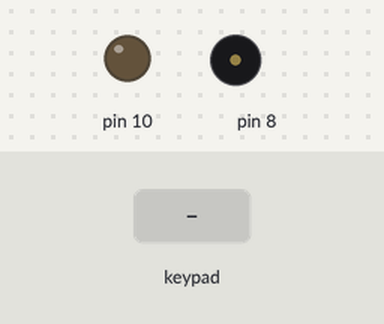
The sketch below on a simulated Arduino Leonardo, built with avr-gcc and run on an emulated ATmega32U4. Parts: output pins drawn as LEDs (lit = HIGH), buzzer (waves = sounding). The inputs (shaded band) are chosen by the test bench. What the sketch prints to the serial monitor is not drawn.

Above: at 1.2 s.
1.3 s: keypad keys 1 2 3 4 A B C D pressed 0.4 s apart
At 1.38 s:
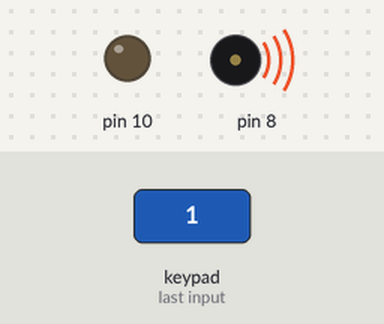
6.0 s: key '*' pressed
At 7.1 s:
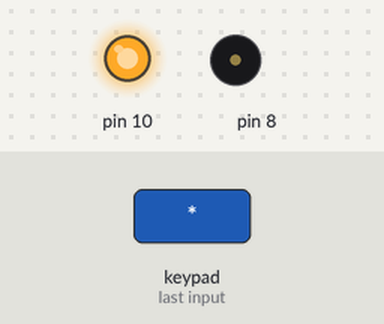
9.0 s: key '#' pressed
12.0 s: keypad keys 1 3 9 7 2 2 2 2 * pressed 0.4 s apart
At 16.9 s:
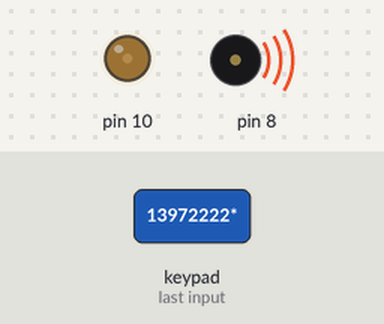
Timing chart, 0 to 18.1 s (numbered marks = the images above; inputs shaded):
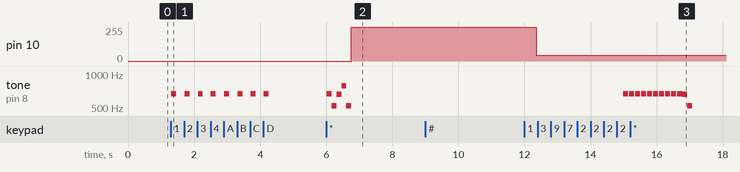

Measured:
- after the input at 1.3 s, tone on pin 8: alternates 670 Hz for 0.15 s and silent for 0.25 s, 16 changes in all, then stays silent, starting at once
- after the input at 6.0 s, pin 10: 0/255 → 254/255 after 0.76 s; tone on pin 8: plays 670 Hz for 0.15 s, 524 Hz for 0.15 s, 660 Hz for 0.15 s, 784 Hz for 0.15 s, 524 Hz for 0.15 s, starting at once
- after the input at 9.0 s, every drawn part: stays the same

The sketch:

DigitalDoorLOCK.ino
```cpp
#include <Keypad.h>
//패스워드 설정
const String RIGHT_PASSWORD {String("1234ABCD")};
String password {String("")}; //버튼을 눌렀을 때 저장하기 위한 임시 String
//KEYPAD 조합
const char KEYS[][4] = { //4X4 배열 --> 2차원 배열 사용
  {'1', '2', '3', 'A'},
  {'4', '5', '6', 'B'},
  {'7', '8', '9', 'C'},
  {'*', '0', '#', 'D'}
};

uint8_t rowPins[] = {43U, 42U, 41U, 40U};  //colpins는 내림차순으로 설정.
uint8_t colPins[] = {44U, 45U, 46U, 47U}; //header 파일에 보면 rowpins는 오름차순
class Keypad keypad {Keypad((char*)KEYS, rowPins, colPins, 4, 4)}; // 4,4 --> 4X4이다.
//서보모터
const uint8_t SERVOR_MOTOR{10U};
//부저
const uint8_t BUZZER_PIN =8U;
int tone_value[]={524,660,784,524, 660, 524};
int wrong_count =0;
bool wrong_value =false;
void setup() {
  // put your setup code here, to run once:
  Serial.begin(115200UL); //메가속도이며 유선이기에 (TX0, RX0)을 사용하여 ->115200UL을 사용한다
  Serial1.begin(9600UL); //Bluetooth이므로 9600UL이고 --> 만약 모듈이 4.2 이상이라면 115200UL이 가능하다.
  //함수포인터에다가 함수를 넘겨줘야 함.
  keypad.addEventListener(keyEvent); //이벤트 등록 (C#)

  //서보모터
  pinMode(SERVOR_MOTOR, OUTPUT);
  //부저
  pinMode(BUZZER_PIN, OUTPUT);
}

void loop() {
  // put your main code here, to run repeatedly:
  if(keypad.getKeys()){ //버튼이 눌렸는지 아닌지 확인하는 메소드.
    keypad.getKey(); //이벤트 등록 함수를 호출.
  }
  if(wrong_count==3 && wrong_value){
    Serial1.println(F("잠금장치가 실행됩니다."));
    wrong_value=false;
    delay(60000UL); //1분 대기
    Serial1.println(F("잠금장치가 해제되었습니다."));
  }else if(wrong_count==5 && wrong_value){
    wrong_value=false;
    Serial1.println(F("잠금장치가 실행됩니다."));
    delay(300000UL);
    Serial1.println(F("잠금장치가 해제되었습니다."));
  }
}

void keyEvent(char event_key){ //내가 버튼을 누를 때 마다 그 객체가 되는 char값이 넘어간다.
  switch(keypad.getState()){
    case PRESSED:
      Serial.print(F("Enter : "));
      Serial.println(event_key);
      Serial1.print(F("Enter : "));
      Serial1.println(event_key);
      delay(10UL); //버튼 입력을 받기위한 딜레이
      tone(BUZZER_PIN,670);
      delay(150UL);
      noTone(BUZZER_PIN);
      switch(event_key){
        case '*':
          check_password(); //패스워드를 체크하기 위한 함수 호출.
          break;
        case '#':
         password = ""; //입력한 패스워드 리셋.
         Serial.println(F("RESET"));
         Serial1.println(F("RESET")); //리셋 확인 메세지
         break;
        default:
          password.concat(event_key); //임시 패스워드 문자열에 문자가 연속 저장됨. --> concat
      }
  }
}

void check_password(){
  if(RIGHT_PASSWORD == password){
    Serial.println(F("PIN is right"));
    Serial1.println(F("도어락이 열렸습니다."));
    password = ""; //리셋
    wrong_count=0;
    wrong_value==false;
    for(int i=0; i<=3; ++i){
      tone(BUZZER_PIN, tone_value[i]);
      delay(150UL);
      noTone(BUZZER_PIN);
    }
     for(int i{0}; i<256; i+=10){
      analogWrite(SERVOR_MOTOR, 254);
      delay(100UL);
    }
    delay(3000UL);
    for(int i{0}; i<256; i+=10){
      analogWrite(SERVOR_MOTOR, 44);
      delay(100UL);
    }
  }else{
    Serial.println(F("PIN is wrong"));
    Serial.println(F("도어락이 열리지 않았습니다."));
    password = "";
    wrong_count++;
    wrong_value=true;
    Serial1.print(F("비밀번호를 "));
    Serial1.print(wrong_count);
    Serial1.println(F("회 틀렸습니다."));
    for(int i=4; i<=5; ++i){
      tone(BUZZER_PIN, tone_value[i] );
      delay(150UL);
    }
    noTone(BUZZER_PIN);
  }
}
```

Key.cpp
```cpp
// (licence header left out)
#include <Key.h>


// default constructor
Key::Key() {
	kchar = NO_KEY;
	kstate = IDLE;
	stateChanged = false;
}

// constructor
Key::Key(char userKeyChar) {
	kchar = userKeyChar;
	kcode = -1;
	kstate = IDLE;
	stateChanged = false;
}


void Key::key_update (char userKeyChar, KeyState userState, boolean userStatus) {
	kchar = userKeyChar;
	kstate = userState;
	stateChanged = userStatus;
}


/*
|| @changelog
|| | 1.0 2012-06-04 - Mark Stanley : Initial Release
|| #
*/
```

Key.h
```cpp
// (licence header left out)
#ifndef Keypadlib_KEY_H_
#define Keypadlib_KEY_H_

#include <Arduino.h>

#define OPEN LOW
#define CLOSED HIGH

typedef unsigned int uint;
typedef enum{ IDLE, PRESSED, HOLD, RELEASED } KeyState;

const char NO_KEY = '\0';

class Key {
public:
	// members
	char kchar;
	int kcode;
	KeyState kstate;
	boolean stateChanged;

	// methods
	Key();
	Key(char userKeyChar);
	void key_update(char userKeyChar, KeyState userState, boolean userStatus);

private:

};

#endif

/*
|| @changelog
|| | 1.0 2012-06-04 - Mark Stanley : Initial Release
|| #
*/
```
